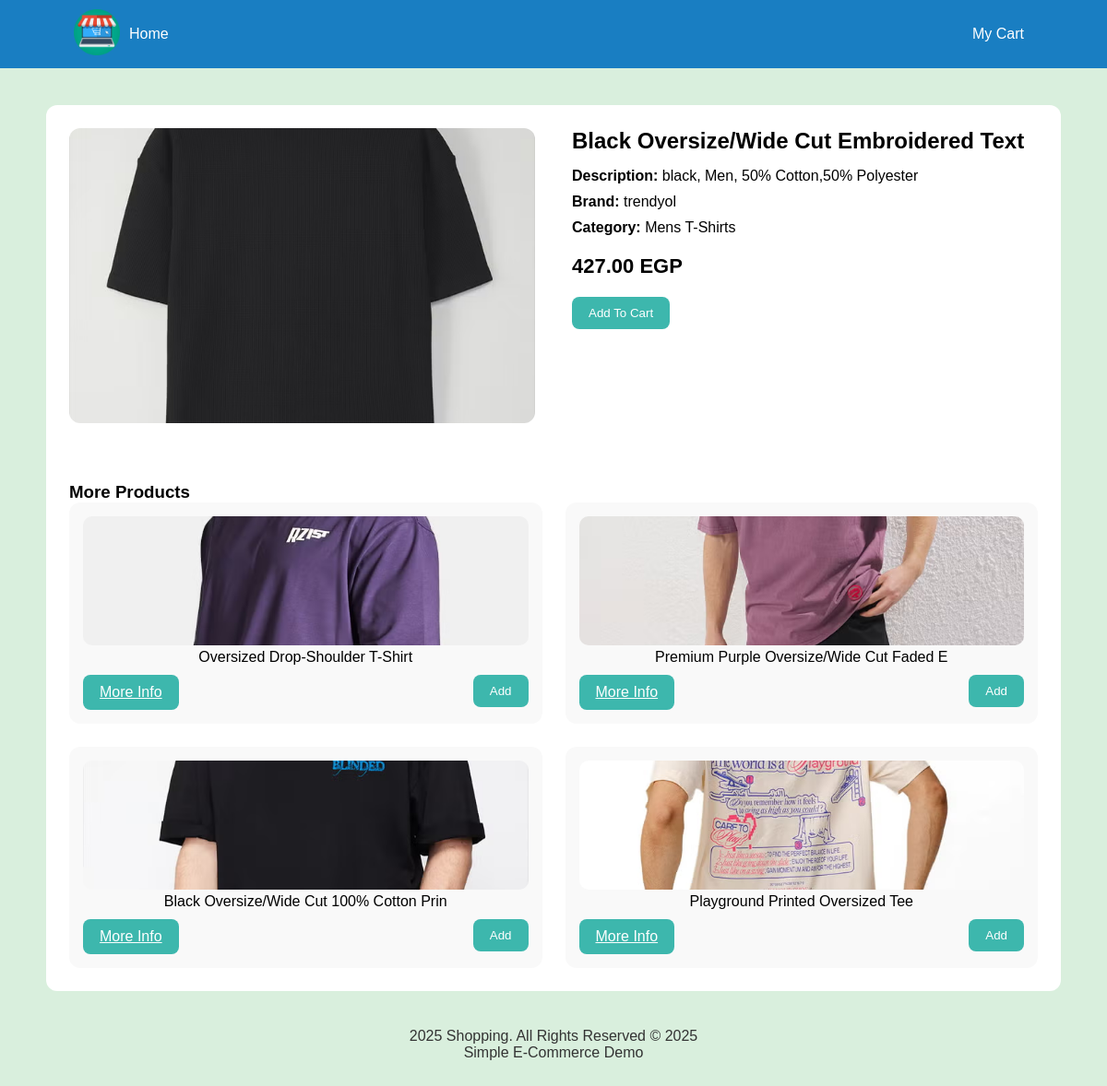
Page /info.php?id=P12 on the committed database.
### tables this page shows
CREATE TABLE `images` (
  `id_P` varchar(30) NOT NULL,
  `image_1` varchar(200) NOT NULL,
  `image_2` varchar(200) NOT NULL,
  `image_3` varchar(200) NOT NULL
);

CREATE TABLE `products` (
  `id_P` varchar(20) NOT NULL,
  `name` varchar(40) NOT NULL,
  `describtion` varchar(150) NOT NULL,
  `price` decimal(15,2) NOT NULL,
  `brand` varchar(30) NOT NULL,
  `category` varchar(30) NOT NULL
);

### info.php (the view, shortened to what this page needs)
<?php
$conn = mysqli_connect("localhost:3307", "root", "", "ecommerce_db");
if (isset($_POST['info'])) {
    $id = $_POST['info'];
} elseif (isset($_GET['id'])) {
    $id = $_GET['id'];
} else {
    die("No Product");
}
$id = mysqli_real_escape_string($conn, $id);
$productQuery = "
SELECT p.*, i.image_1, i.image_2, i.image_3
FROM products p
LEFT JOIN images i ON p.id_P = i.id_P
WHERE p.id_P = '$id'
";
$productResult = mysqli_query($conn, $productQuery);
$product = mysqli_fetch_assoc($productResult);
$moreQuery = "
SELECT p.id_P, p.name, i.image_1
FROM products p
LEFT JOIN images i ON p.id_P = i.id_P
WHERE p.id_P != '$id'
LIMIT 4
";
$more = mysqli_query($conn, $moreQuery);
?>
<!DOCTYPE html>
<html lang="en">
<head>
    <link rel="stylesheet" href="styles/info_style.css">
</head>
<body>
    <div class="navbar">
        <a class="navbar-brand" href="index.php">
            <img src="images/icons/logo.png" alt="" width="50" height="50" class="rounded-5">
        </a>
        <div class="nav-links">
            <a href="index.php">Home</a>
            <a href="mycart.php">My Cart</a>
        </div>
    </div>
    <div class="container">
        <div class="product-details">
            <div class="product-image">
                <img id="sliderImg" src="<?= htmlspecialchars($product['image_1']) ?>"
                    data-img1="<?= htmlspecialchars($product['image_1']) ?>"
                    data-img2="<?= htmlspecialchars($product['image_2']) ?>"
                    data-img3="<?= htmlspecialchars($product['image_3']) ?>">
            </div>
            <div class="product-info">
                <h2><?= htmlspecialchars($product['name']) ?></h2>
                <p><strong>Description:</strong> <?= htmlspecialchars($product['describtion']) ?></p>
                <p><strong>Brand:</strong> <?= htmlspecialchars($product['brand']) ?></p>
                <p><strong>Category:</strong> <?= htmlspecialchars($product['category']) ?></p>
                <div class="price"><?= htmlspecialchars($product['price']) ?> EGP</div>
                <form method="post" action="cartBack.php">
                    <button type="submit" name="cart" value="<?= $product['id_P'] ?>" class="btn">
                        Add To Cart
                    </button>
                </form>
            </div>
        </div>
        <div class="more-products">
            <h3>More Products</h3>
            <div class="products-grid">
                <?php while ($row = mysqli_fetch_assoc($more)) { ?>
                    <div class="product-card">
                        <div class="img-box">
                            <img src="<?= htmlspecialchars($row['image_1']) ?>">
                        </div>
                        <p><?= htmlspecialchars($row['name']) ?></p>
                        <div class="card-buttons">
                            <a href="info.php?id=<?= $row['id_P'] ?>" class="btn">More Info</a>
                            <form method="post" action="cartBack.php">
                                <button type="submit" name="cart" value="<?= $row['id_P'] ?>" class="btn">
                                    Add
                                </button>
                            </form>
                        </div>
                    </div>
                <?php } ?>
            </div>
        </div>
    </div>
    <footer class="footer">
        <p> 2025 Shopping. All Rights Reserved © 2025</p>
        <p>Simple E-Commerce Demo</p>
    </footer>
</body>
</html>

### styles/info_style.css (style rules this page uses)
:root { --blue: #197ec2; --green: #3db7ad; --pink: #f6b1ce; --bg: #d9efdd; }
* { box-sizing: border-box; font-family: Arial, sans-serif; margin: 0; padding: 0; }
body { background: var(--bg); }
.navbar { background: var(--blue); padding: 10px 80px; display: flex; justify-content: space-between; color: white; }
.nav-links { display: flex; margin: auto 0; width: 100%; padding: 0 10px; justify-content: space-between; }
.nav-links a { color: white; text-decoration: none; }
.container { max-width: 1100px; margin: 40px auto; background: white; padding: 25px; border-radius: 12px; }
.product-details { display: grid; grid-template-columns: 1fr 1fr; gap: 40px; }
.product-image img { width: 100%; height: 320px; object-fit: cover; border-radius: 12px; }
.product-info h2 { margin-bottom: 15px; }
.product-info p { margin-bottom: 10px; }
.price { font-size: 22px; margin: 20px 0; font-weight: bold; }
.btn { background: var(--green); border: none; padding: 10px 18px; border-radius: 8px; color: white; cursor: pointer; }
.more-products { margin-top: 60px; }
.products-grid { display: grid; grid-template-columns: repeat(2, 1fr); gap: 25px; }
.product-card { background: #f9f9f9; padding: 15px; border-radius: 12px; text-align: center; }
.img-box img { width: 100%; height: 140px; object-fit: cover; border-radius: 10px; }
.card-buttons { display: flex; justify-content: space-between; margin-top: 10px; }
.footer { text-align: center; margin: 40px 0; color: #333; }

### rows in the picture
images: image_2 (picture), id_P.name "Black Oversize/Wide Cut Embroidered Text", id_P.describtion "black, Men, 50% Cotton,50% Polyester", id_P.brand "trendyol", id_P.category "Mens T-Shirts", id_P.price "427.00"
images: image_1 (picture), id_P.name "Oversized Drop-Shoulder T-Shirt"
images: image_1 (picture), id_P.name "Premium Purple Oversize/Wide Cut Faded E"
images: image_1 (picture), id_P.name "Black Oversize/Wide Cut 100% Cotton Prin"
images: image_1 (picture), id_P.name "Playground Printed Oversized Tee"
